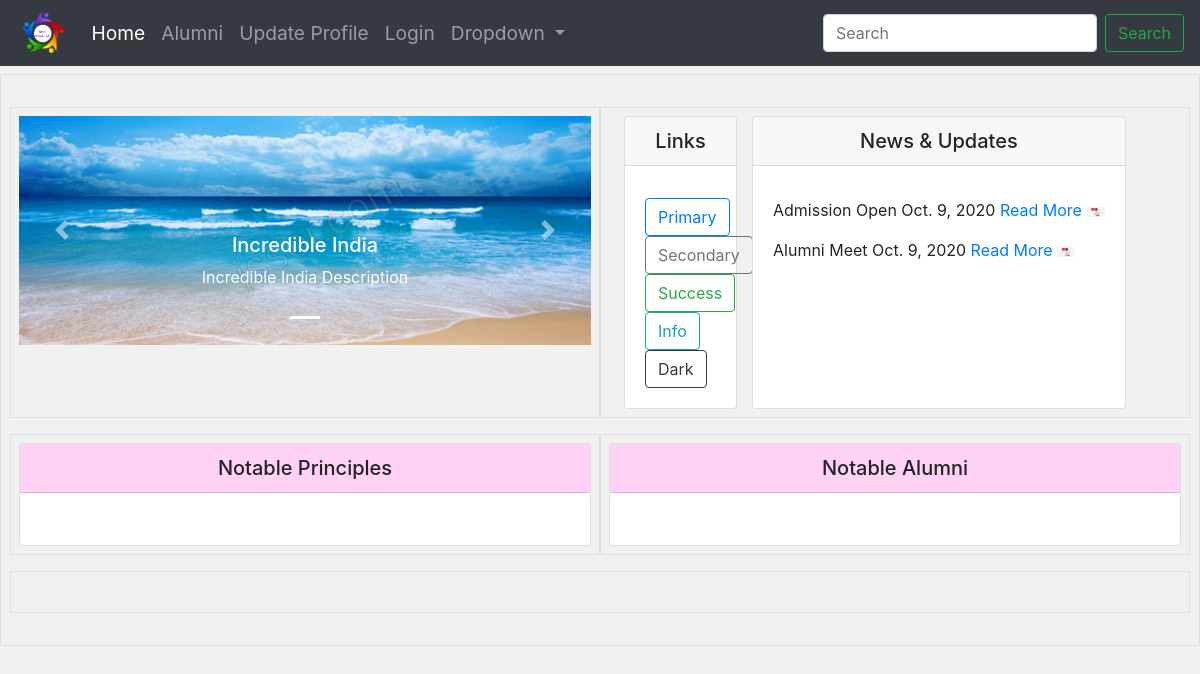
The page / on the database its author committed.
### alumni/models.py (models this page shows, shortened)
class HomeSlider(models.Model):
    title = models.CharField(max_length=100, blank=True, null=True)
    desc = models.CharField(max_length=200, blank=True, null=True)
    image = models.ImageField(upload_to='SlidePics/', blank=True)

class NewsUpdate(models.Model):
    title = models.CharField(max_length=100, null=True, blank=True)
    date = models.DateField()
    link = models.CharField(max_length=100, null=True, blank=True)
    src = models.ImageField(upload_to='notice/', blank=True)

### alumni/views.py (the view)
# urls.py: 2. Add a URL to urlpatterns:  path('', views.home, name='home')
def home(request):
    slider_items = HomeSlider.objects.all()
    news = NewsUpdate.objects.all()
    context = {'slider_items':slider_items, 'news': news}
    return render(request, 'alumni/index.html', context)

### alumni/templates/alumni/index.html (shortened to what this page needs)
{% extends 'alumni/base.html' %}
{% load static %}
{% block content %}
<div class="container-fluid p-4 my-2 border">
  <div class="row">
    <div class="col p-2 my-2 border">
          <div id="carouselExampleIndicators" class="carousel slide" data-ride="carousel">
              {% for slider_item in slider_items%}
              <ol class="carousel-indicators">
                <li data-target="#carouselExampleIndicators" data-slide-to="{{slider_item.id}}" class="{% if forloop.first %}active{% endif %}"></li>
              </ol>
             {% endfor %}
              <div class="carousel-inner">
                  {% for slider_item in slider_items%}
                  <div class="carousel-item {% if forloop.first %} active{% endif %}">
                  <img class="d-block w-100" src="{{slider_item.image.url}}" alt="{{slider_item.name}}">
                  <div class="carousel-caption d-none d-md-block">
                     <h5>{{slider_item.title}}</h5>
                     <p>{{slider_item.desc}}</p>
                </div>
                </div>
                  {% endfor %}
              </div>
              <a class="carousel-control-prev" href="#carouselExampleIndicators" role="button" data-slide="prev">
                <span class="carousel-control-prev-icon" aria-hidden="true"></span>
              </a>
              <a class="carousel-control-next" href="#carouselExampleIndicators" role="button" data-slide="next">
                <span class="carousel-control-next-icon" aria-hidden="true"></span>
              </a>
              </div>
    </div>
    <div class="col p-2 my-2 border">
          <div class="container">
            <div class="row">
              <div class="col-sm-3">
                <div class="card">
        <h5 class="card-header" style="text-align:center;"> Links</h5>
        <div class="card-body">
                <button type="button" class="btn btn-outline-primary">Primary</button><br>
                <button type="button" class="btn btn-outline-secondary">Secondary</button><br>
                <button type="button" class="btn btn-outline-success">Success</button><br>
                <button type="button" class="btn btn-outline-info">Info</button><br>
                <button type="button" class="btn btn-outline-dark">Dark</button>
              </div>
              </div>
              </div>
              <div class="card">
                    <h5 class="card-header" style="text-align:center;">News & Updates</h5>
                  <div class="card-body">
                            <marquee behavior="scroll" direction="up" onmouseover="this.stop();" onmouseout="this.start();">
                                {% for item in news%}
                            <p class="card-text">{{item.title}} {{item.date}} <a href="{{item.link}}">Read More</a> <img src="{{item.src.url}}" style="height:10px;"></p>
                                {% endfor %}
                            </marquee>
      </div>
    </div>
            </div>
          </div>
      </div>
    </div>
    <div class="row">
        <div class="col p-2 my-2 border">
            <div class="card">
                    <h5 class="card-header" style="text-align:center;background: #ffd1f4;">Notable Principles </h5>
                    <div class="card-body">
                    </div>
            </div>
        </div>
        <div class="col p-2 my-2 border">
                <div class="card">
                    <h5 class="card-header" style="text-align:center;background: #ffd1f4;">Notable Alumni</h5>
                    <div class="card-body">
                    </div>
                </div>
        </div>
    </div>
<div class="row">
    <div class="col p-2 my-2 border">
    </div>
</div>
  </div>
{% endblock %}

### static/css/styles.css (style rules this page uses)
body { margin-top: auto; background-color: #f1f1f1; }
.border { border-bottom:1px solid #F1F1F1; margin-bottom:10px; }

### rows shown on the page
HomeSlider: image (picture), title "Incredible India", desc "Incredible India Description"
NewsUpdate: title "Admission Open", date "Oct. 9, 2020", src (picture)
NewsUpdate: title "Alumni Meet", date "Oct. 9, 2020", src (picture)
